Frame 1 (no input): blank canvas, image omitted
Frame 60 (no input): blank canvas, image omitted
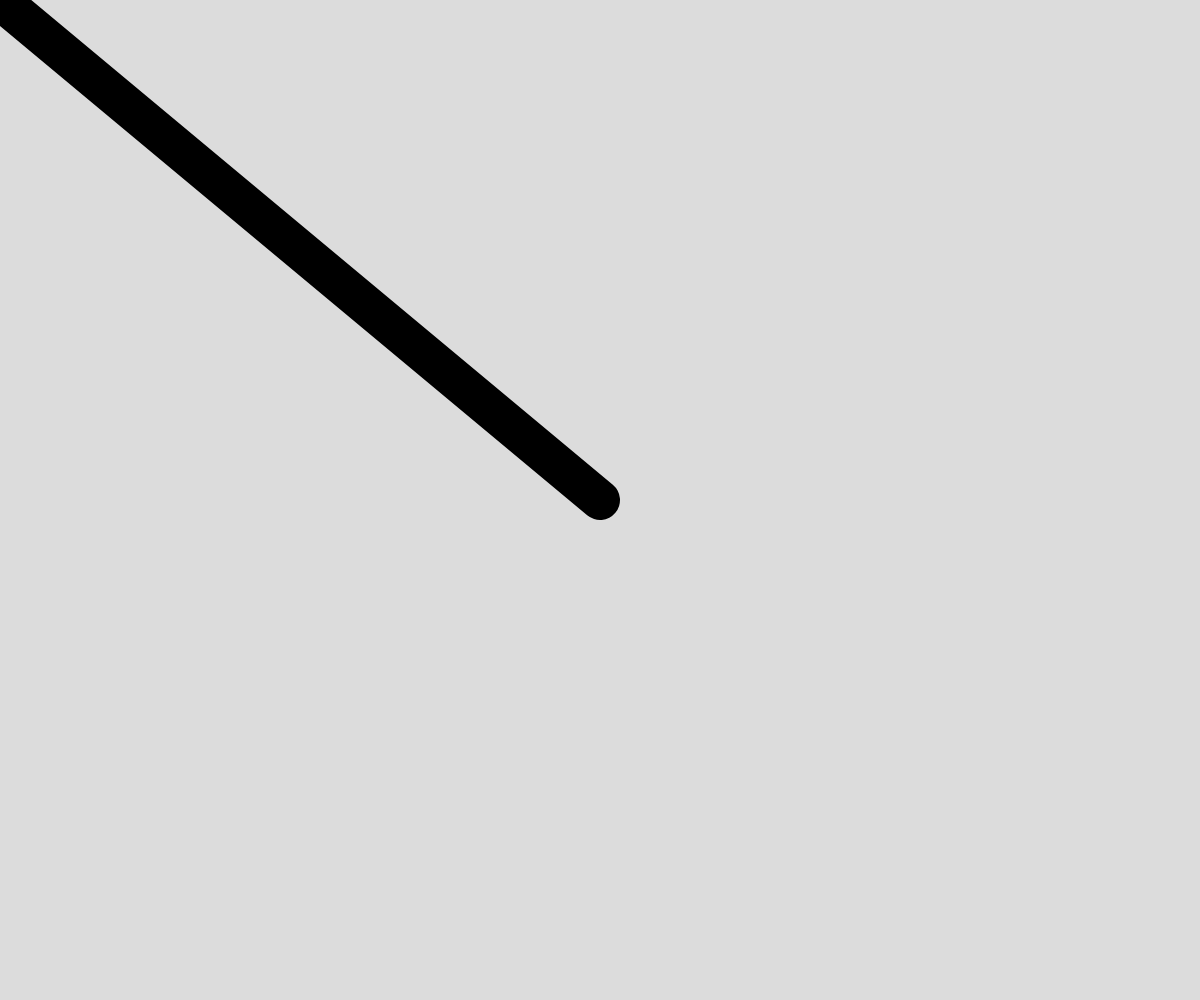
Frame 120 (the mouse pressed at the canvas centre since frame 60)

The p5.js sketch whose frames 1 and 60 were blank and that drew this single picture after the mouse press (run headless with seeded random() and noise() and a simulated clock; from frame 60 on, the mouse is pressed at the canvas centre):

// p5.js sketch
// ── sketch.js
// Line Art Demo
// Therrill Strongarm
// September 9, 2019


let shape = "line";
let shapeSize = 50;

function setup() {
  createCanvas(windowWidth, windowHeight);
  background(220);
  fill(0);
}

function draw() {
  let horizontalSpeed = abs(mouseX - pmouseX);
  if (horizontalSpeed > 40) {
    horizontalSpeed = 40;
  }
  strokeWeight(horizontalSpeed);
  if (mouseIsPressed === true) {
    if (key === "r") {
      rect(mouseX, mouseY, shapeSize, shapeSize);
    }
    else if (key === "e") {
      ellipse(mouseX, mouseY, shapeSize, shapeSize);
    }
    else {
      line(mouseX, mouseY, pmouseX, pmouseY);
    }
  }
}

function keyTyped() {
  if (key === "w") {
    background(255);
    stroke(0);
    fill(0);
  }
  else if (key === "b") {
    background(0);
    stroke(255);
    fill(255);
  }
}

function keyPressed() {
  if (keyCode === UP_ARROW) {
    shapeSize += 5;
  }
  else if (keyCode === DOWN_ARROW) {
    shapeSize -= 5;
  }
}
